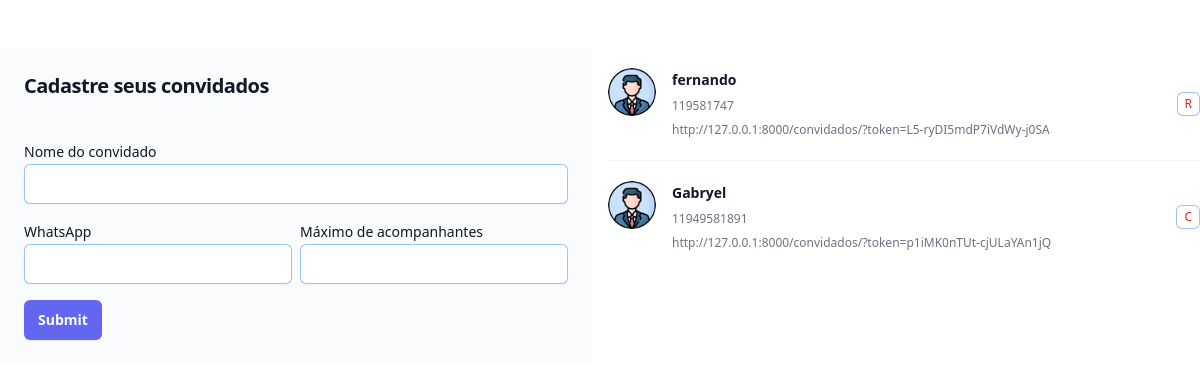
Page /noivos/lista_convidados/ on the committed database.
### noivos/models.py (models this page shows, shortened)
class Convidados(models.Model):
    status_choices = (
        ('AC', 'Aguardando confirmação'),
        ('C', 'Confirmado'),
        ('R', 'Recusado'),
    )
    nome_convidado = models.CharField(max_length=100)
    whatsapp = models.CharField(max_length=25, null=True, blank=True)
    maximo_acompanhantes = models.PositiveIntegerField(default=0)
    token = models.CharField(max_length=25, blank=True)  # 'blank=True' permite que o campo fique vazio no formulário
    status = models.CharField(max_length=2, choices=status_choices, default='AC')
    @property
    def link_convite(self):
        return f'http://127.0.0.1:8000/convidados/?token={self.token}'

### noivos/views.py (the view, shortened to what this page needs)
# urls.py: path('lista_convidados/', views.lista_convidados, name='lista_convidados')
def lista_convidados(request):
    if request.method== "GET":
       convidados= Convidados.objects.all()
       return render (request, 'lista_convidados.html', {'convidados': convidados})
    elif request.method == "POST":
        nome_convidado= request.POST.get("nome_convidado")
        whatsapp= request.POST.get("whatsapp")
        maximo_acompanhantes= int(request.POST.get("maximo_acompanhantes"))

### noivos/templates/lista_convidados.html (shortened to what this page needs)
{% extends "base.html" %}
{% load static %}
{% block 'body' %}
<div class="max-w-7xl mx-auto mt-12">
    <div class="grid gap-4 grid-cols-2">
        <div class="bg-slate-200/20 p-6 rounded-md">
            <form action="{% url 'lista_convidados' %}" method="POST">
                <h2 class="text-balance text-xl font-semibold tracking-tight text-gray-900">Cadastre seus convidados</h2>
                <br>
                <label class="mt-4 block text-sm leading-6 text-gray-900">Nome do convidado</label>
                <input type="text" name="nome_convidado" class="block w-full rounded-md border-0 px-3.5 py-2 text-gray-900 shadow-sm ring-1 ring-inset ring-gr">
                <div class="grid grid-cols-2 gap-2">
                    <div>
                        <label class="mt-4 block text-sm leading-6 text-gray-900">WhatsApp</label>
                        <input type="text" name="whatsapp" class="block w-full rounded-md border-0 px-3.5 py-2 text-gray-900 shadow-sm ring-1 ring-inset ring-gr">
                    </div>
                    <div>
                        <label class="mt-4 block text-sm leading-6 text-gray-900">Máximo de acompanhantes</label>
                        <input type="number" name="maximo_acompanhantes" class="block w-full rounded-md border-0 px-3.5 py-2 text-gray-900 shadow-sm ring-1 ring-inset ring-gr">
                    </div>
                </div>
                <input type="submit" class="rounded-md mt-4 bg-indigo-500 px-3.5 py-2.5 text-sm font-semibold text-white shadow-sm hover:bg-indigo-400 focus:outline-none">
            </form>
        </div>
        <div>
            <ul role="list" class="divide-y divide-gray-100">
                {% for convidado in convidados %}
                <li class="flex items-center justify-between gap-x-6 py-5">
                    <div class="flex min-w-0 gap-x-4">
                        <img class="h-12 w-12 flex-none rounded-full bg-gray-50" src="{% static 'noivos/img/default.png' %}" alt="">
                        <div class="min-w-0 flex-auto">
                            <p class="text-sm font-semibold leading-6 text-gray-900">{{ convidado.nome_convidado }}</p>
                            <p class="mt-1 truncate text-xs leading-5 text-gray-500">{{ convidado.whatsapp }}</p>
                            <p class="mt-1 text-xs leading-5 text-gray-500">{{ convidado.link_convite }}</p>
                        </div>
                    </div>
                    <span class="inline-flex items-center rounded-md px-2 py-1 text-xs font-medium ring-1 ring-inset {% if convidado.status == 'AC' %}text-green-600{% else %}text-red-600{% endif %}">
                        {{ convidado.status }}
                    </span>
                </li>
                {% endfor %}
            </ul>
        </div>
    </div>
</div>
{% endblock %}

### templates/base.html (shortened to what this page needs)
<!DOCTYPE html>
<html lang="en">
<head>
 <script src="https://cdn.tailwindcss.com"></script>
</head>
<body>
 {% block 'body' %}{% endblock %}
</body>
</html>

### rows in the picture
Convidados: nome_convidado "fernando", whatsapp "119581747", link_convite "http://127.0.0.1:8000/convidados/?token=L5-ryDI5mdP7iVdWy-j0SA", status "R"
Convidados: nome_convidado "Gabryel", whatsapp "11949581891", link_convite "http://127.0.0.1:8000/convidados/?token=p1iMK0nTUt-cjULaYAn1jQ", status "C"
